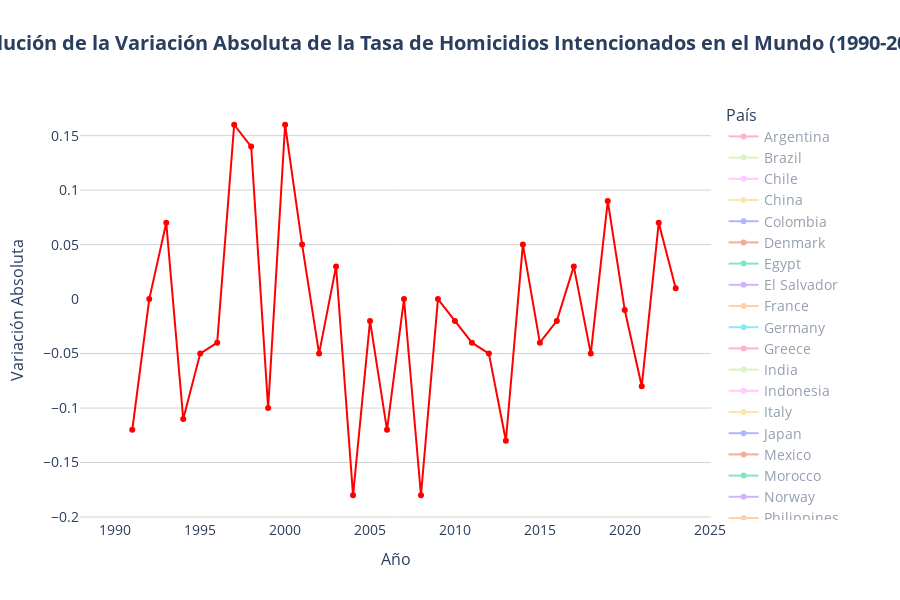

Here is the notebook cell this chart was saved with:
### Code cell
time_series_plot(
    df = df_time_series['country'],
    x='Year',
    y='homicides_rate_abs_change',
    color='Country',
    default_visible_name='Spain',
    title='Evolución de la Variación Absoluta de la Tasa de Homicidios Intencionados en el Mundo (1990-2023)',
    hover_data=HOVER_DATA['time_series_country'],
    labels=LABELS['time_series'],
    hovertemplate=HOVER_TEMPLATES['time_series_country'],
    color_discrete_map=COLOR_MAP['Region_2'],
    category_orders=CATEGORY_ORDERS,
    plot_save_path=os.path.join(PROJECT_PATH, 'plots', PLOT_FILENAME['time_series']),
    show=True
)
